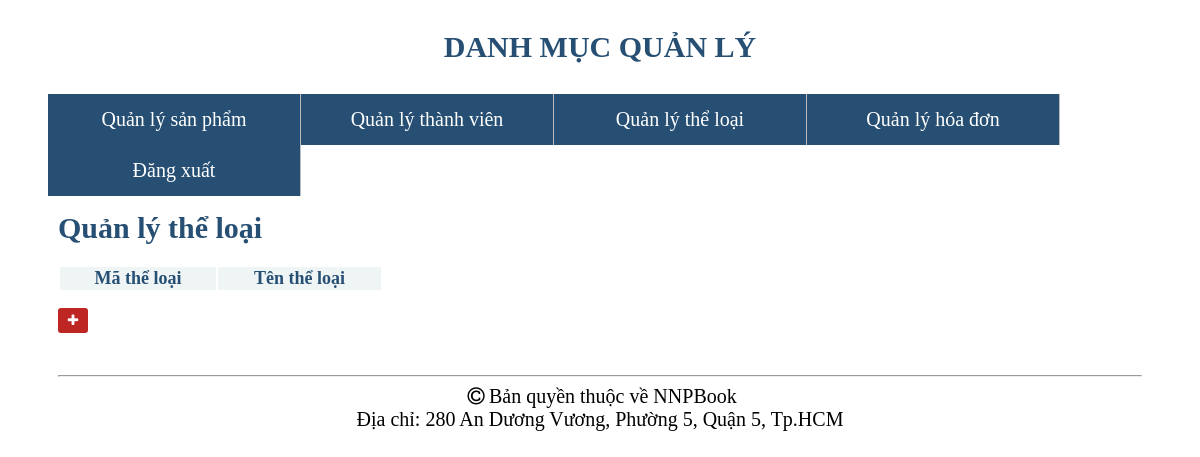
/admin.php?mod=Category&act=QuanLyTheLoai, run on an earlier commit of the app's database.
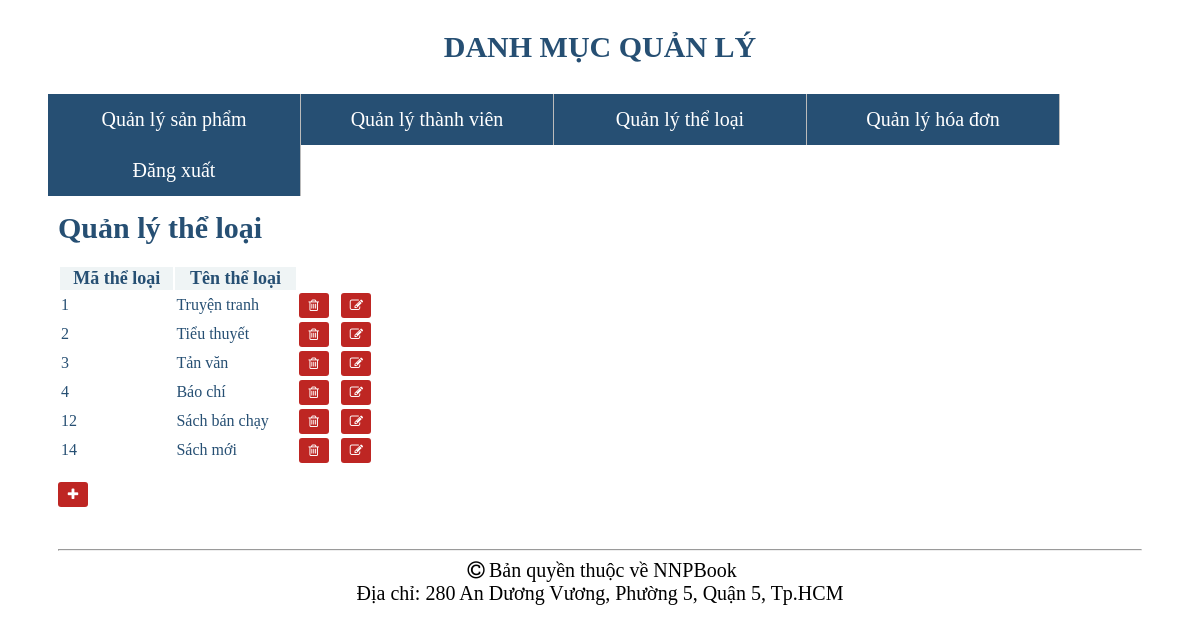
And on a later commit of the database.
### tables this page shows
CREATE TABLE `loaisach` (
  `MaLoai` int(11) NOT NULL,
  `TenLoai` varchar(50) NOT NULL
);

### Controller/Category/QuanLyTheLoai.php (called while the page is built)
<?php
include_once("Model/Category.php");
$Product= new Category();
$ret=$Product->GetCategories();
include_once("View/Category/QuanLyTheLoai.php");
?>

### Model/Category.php (called while the page is built, shortened)
<?php
include_once("DataProvider.php");
class Category
{
	private $da;
	function __construct()
	{
		$this->da = new DataProvider();
	}
	function GetCategories()
	{
		return $this->da->FetchAll("Select * from loaisach");
	}
}
?>

### Model/DataProvider.php (called while the page is built, shortened)
<?php
class DataProvider
{
	private $link;
	function __construct()
	{
		$this->link=mysqli_connect("localhost","root","","websach");
	}
	function ExecuteQuery($sql)
	{
		mysqli_query($this->link,"set names 'utf8'");
		return mysqli_query($this->link, $sql);
	}
	function FetchAll($sql)
	{
		$result=$this->ExecuteQuery($sql);
		$arr=array();
		while($row= mysqli_fetch_assoc($result))
		{
			$arr[]=$row;
		}
		return $arr;
	}
}
?>

### View/Category/QuanLyTheLoai.php (the view)
 <div class="article">
<h2><span><a href="admin.php?mod=Category&act=QuanLyTheLoai" style="color: #264F73; font-size: 30px; text-decoration: none">Quản lý thể loại</a></span></h2>
<p>
	<table width="30%" style="color: #264F73;">
	<thead>
	<tr id="thanhcongcu" style="color: #264F73; background-color: #EFF4F5; font-size: 18px;" >
			<th >Mã thể loại</th>
            <th class="text-center">Tên thể loại</th>
        </tr>
	</thead>
    <?php
	$count = 0;
	foreach($ret as $row)
	{
		$count++;
		if($count%2==0)
		{
			echo "<tr class=\"color\"><td>";
		}
		else
			echo "<tr><td>";
		echo $row['MaLoai']."</td><td>";
		echo $row['TenLoai']."</td><td>";
		echo "<a href=\"admin.php?mod=Category&act=Xoa&id=$row[MaLoai]\" onclick=\"return IsDelete()\"><button type='button' style='background-color: #BE2623; color: white; border: #EFF4F5; border-radius: 3px; width:30px; height: 25px' class='btn btn-danger btn-sm'><i class='fa fa-trash-o' ></i></button></a></td><td>";
		echo "<a href=\"admin.php?mod=Category&act=Sua&id=$row[MaLoai]\"><button type='button' style='background-color: #BE2623; color: white; border: #EFF4F5; border-radius: 3px; width:30px; height: 25px' class='btn btn-danger btn-sm'><i class='fa fa-edit' ></i></button></a>";
		echo "</td></tr>";
	}
	?>
    </table>
</p>
<p class="btn-more box noprint"><strong><a href="admin.php?mod=Category&act=Them" ><button type="button" style='background-color: #BE2623; color: white; border: #EFF4F5; border-radius: 3px; width:30px; height: 25px' class='btn btn-danger btn-sm'><i class='fa fa-plus' ></i></button></a></strong></p>

What changed in the data, as far as the page shows it:
added loaisach: MaLoai "1", TenLoai "Truyện tranh"
added loaisach: MaLoai "2", TenLoai "Tiểu thuyết"
added loaisach: MaLoai "3", TenLoai "Tản văn"
added loaisach: MaLoai "4", TenLoai "Báo chí"
added loaisach: MaLoai "12", TenLoai "Sách bán chạy"
added loaisach: MaLoai "14", TenLoai "Sách mới"
